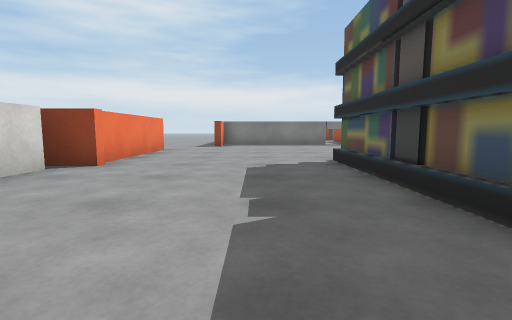
[1] (above)

22 first-person views from a walk through a scene from a Unity 3-D project. The camera is 0.62 m above the floor, tilts 6° down and sees 85° across. The floor is counted in squares, 1 m on a side. Each view is taken from the middle of a square. On the plan, view 1 faces up. The plan holds only what a view shows up to about 9 squares ahead; the rest is blank. The place goes on beyond the plan. The player character is not drawn. Some surface patterns are stand-ins.

[2]
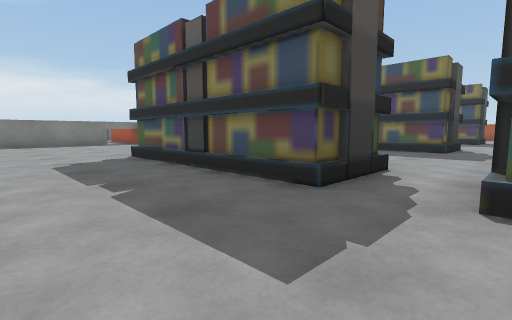

[3]
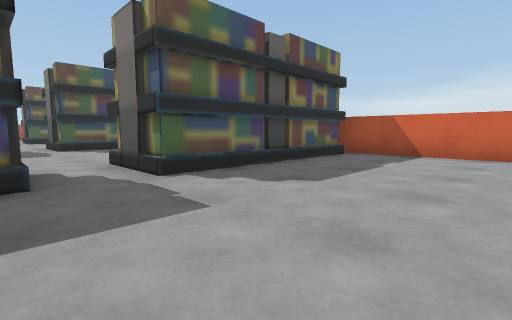

[4]
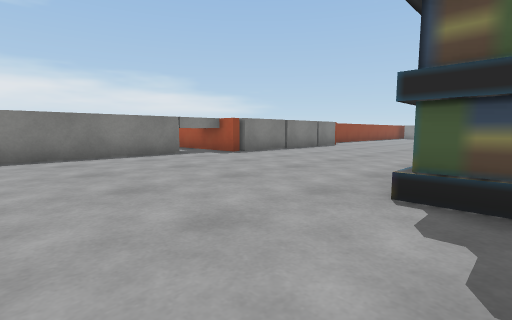

[5]
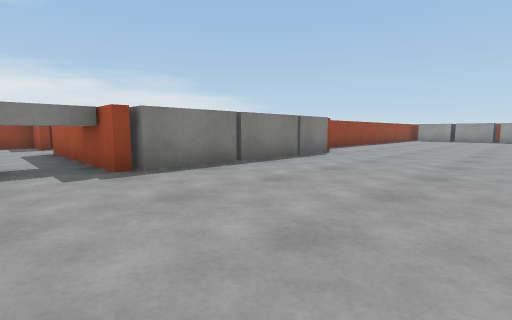

[6]
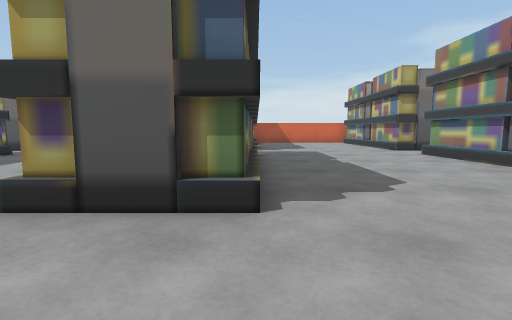

[7]
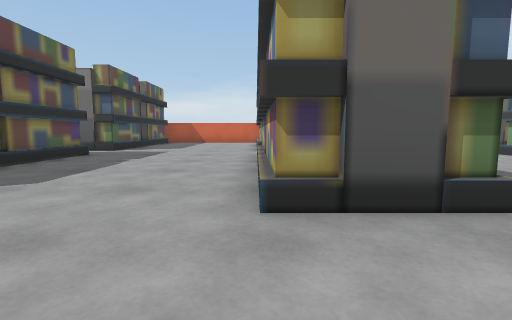

[8]
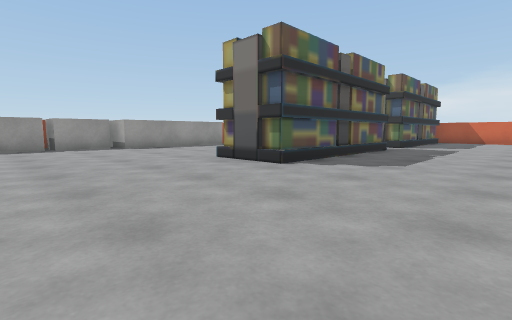

[9]
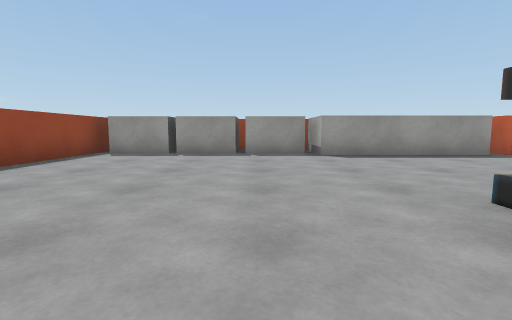

[10]
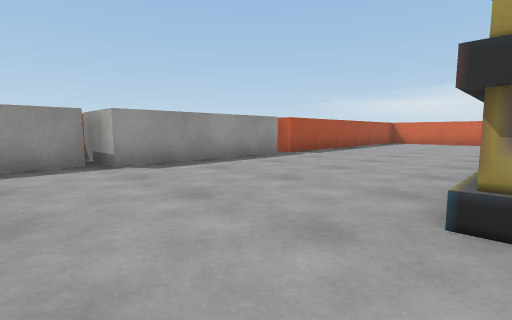

[11]
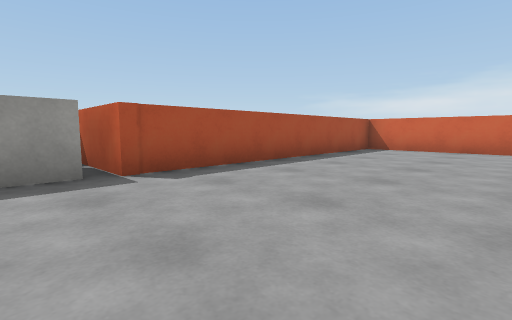

[12]
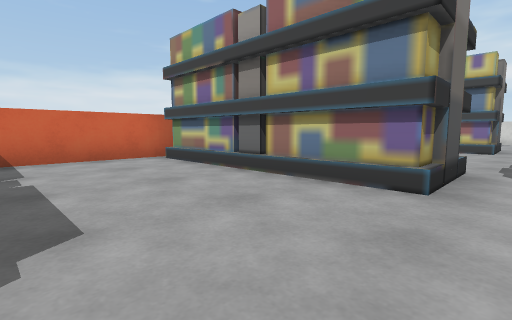

[13]
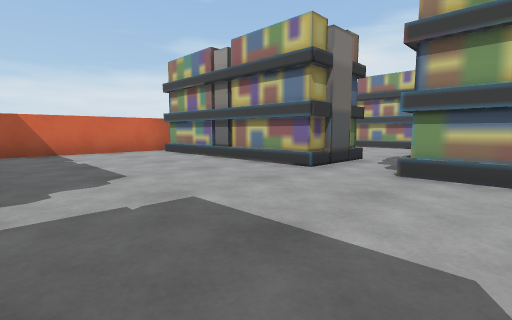

[14]
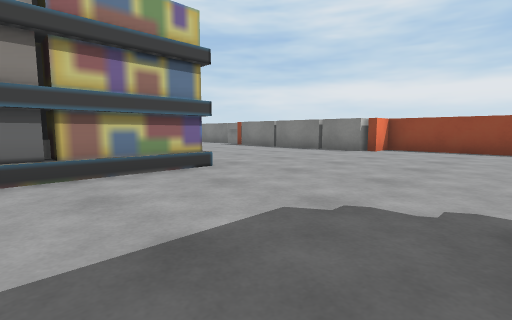

[15]
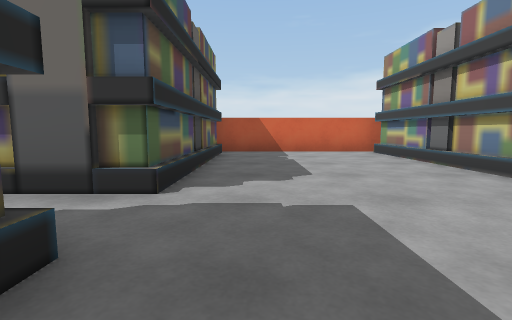

[16]
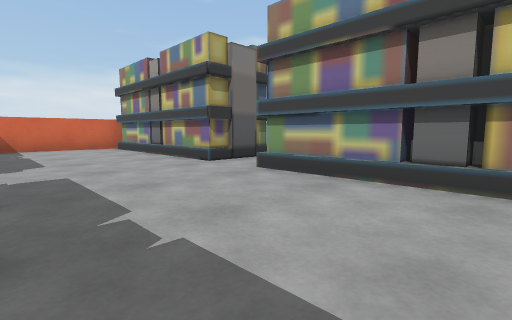

[17]
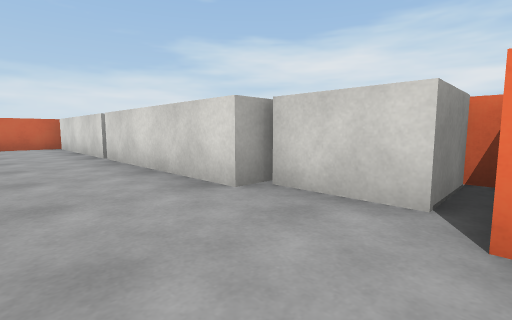

[18]
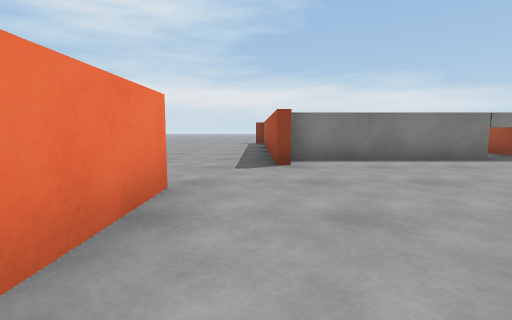

[19]
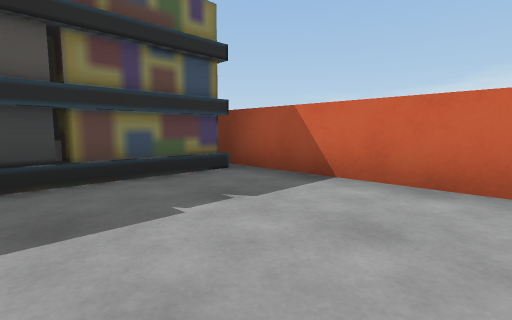

[20]
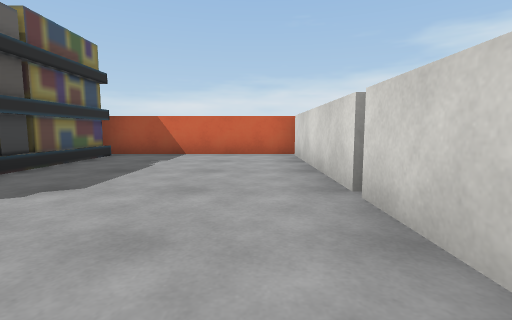

[21]
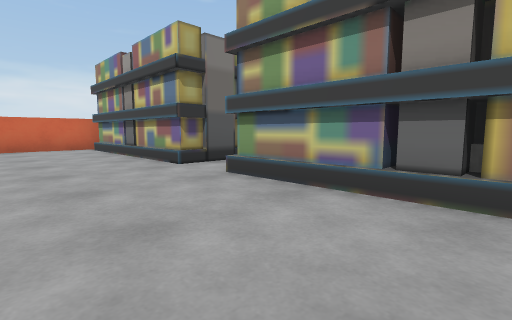

[22]
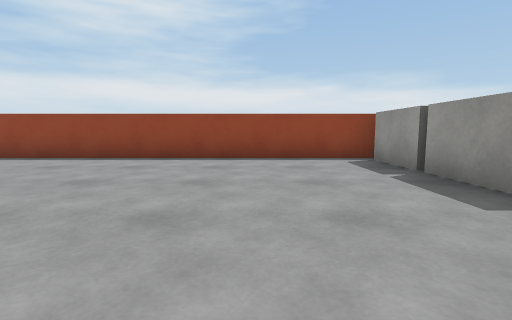

### Floor plan
Points are (right, up) in squares from view 1. A wall is a line through its corners. A room is listed if a view was taken in it or the views show most of it. See-through windows are left out.
Room 1 (views 1, 2, 3, 4, 5, 6, 7, 8, 9, 10, 11, 12, 13, 14, 15, 16, 17, 18, 19, 20, 21, 22)
walls: (10.5, -6.4) (13.8, -6.4); (4.5, 12) (-1.2, 12); (3.5, -6.4) (7.5, -6.4); (-2.8, 4.9) (-3.8, 4.9); (16.5, -6.4) (20.5, -6.4); (21.1, 2) (21.1, 6.3) (22.9, 6.3); (-3.5, 2.7) (-3, 2.7) (-3, -1.6); (-3, -1.8) (-3, -6.4) (1.5, -6.4); (-3, 9) (-3, 5.4); (21.1, -5.9) (21.1, 1.6); (21.5, 12.4) (10.6, 12.4)
ways out: opening at (-2, 10)
objects: block (-4, 3) to (-4, 4); other object (2, -6) to (2, -5); other object (2, -4) to (3, -3); other object (2, -2) to (2, -1); other object (2, 1) to (2, 2); other object (2, 3) to (3, 4); other object (2, 5) to (2, 6); other object (3, -6) to (3, -5); other object (3, -2) to (3, -1); other object (3, 1) to (3, 2); other object (3, 5) to (3, 6); block (5, 12) to (6, 12); block (7, 12) to (8, 12); other object (8, -6) to (8, -4); other object (8, -2) to (8, -1); other object (8, 1) to (8, 2); other object (8, 3) to (9, 4); other object (8, 4) to (8, 6); other object (9, -6) to (10, -1); other object (9, 1) to (10, 6); block (9, 12) to (10, 12); other object (15, -6) to (15, -5); other object (15, -2) to (15, -1); other object (15, 1) to (15, 2); other object (15, 3) to (16, 4); other object (15, 5) to (15, 6); other object (16, -6) to (16, -5); other object (16, -2) to (16, -1); other object (16, 1) to (16, 2); other object (16, 5) to (16, 6); block (22, 7) to (23, 8); block (22, 9) to (23, 10); block (22, 10) to (23, 12)

Positions as (right, up) in squares from view 1, and headings:
1: (0, 0), facing up
2: (-1, -1), facing up-right
3: (-2, 1), facing down-right
4: (-1, 5), facing up-right
5: (3, 7), facing up-right
6: (8, 8), facing down
7: (10, 8), facing down
8: (11, 10), facing down-right
9: (14, 8), facing right
10: (16, 8), facing down-right
11: (17, 3), facing down-right
12: (13, 0), facing down-left
13: (14, 2), facing down-left
14: (14, 3), facing up-left
15: (7, 2), facing down
16: (7, 4), facing down-left
17: (-1, 5), facing down-left
18: (-2, 6), facing up
19: (-2, -3), facing down-right
20: (-2, 1), facing down
21: (19, 4), facing down-left
22: (19, 6), facing up
